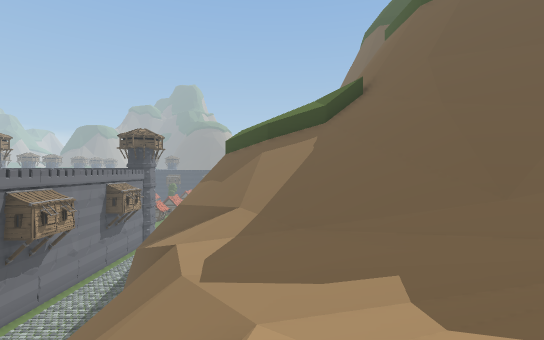
View 1 (above)

16 first-person views from a walk through a 3-D level made in the Unity game engine. The camera is 1.5 m above the floor, looks level and sees 85° across. The floor is counted in squares, 2 m on a side. Each view is taken from the middle of a square. On the plan, view 1 faces up. The plan holds only what a view shows up to about 10 squares ahead; the rest is blank. The place goes on beyond the plan. The player is left out. Some animated figures are left out.

View 2
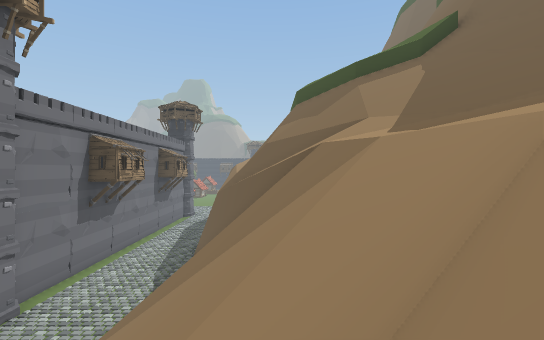

View 3
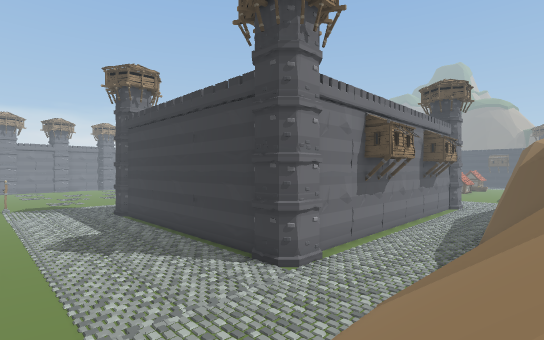

View 4
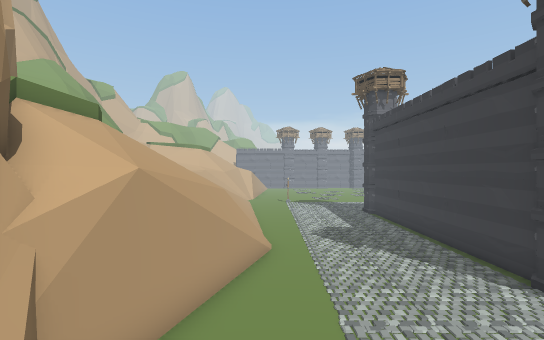

View 5
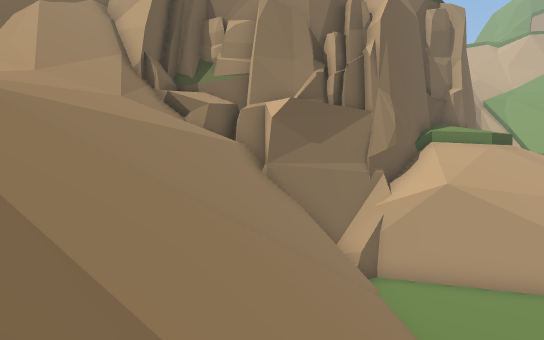

View 6
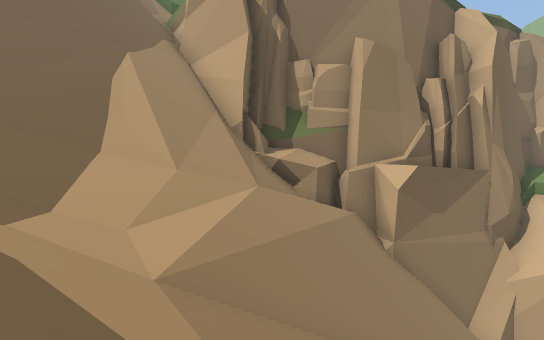

View 7
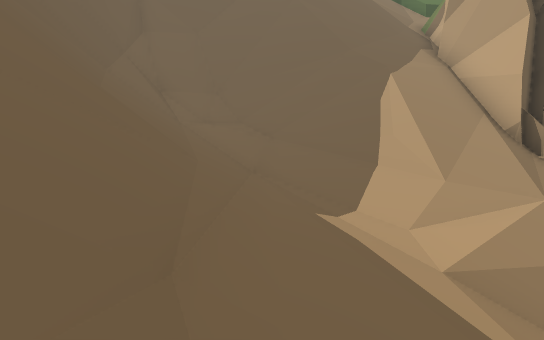

View 8
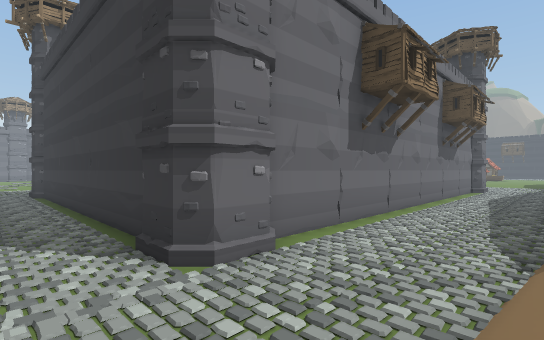

View 9
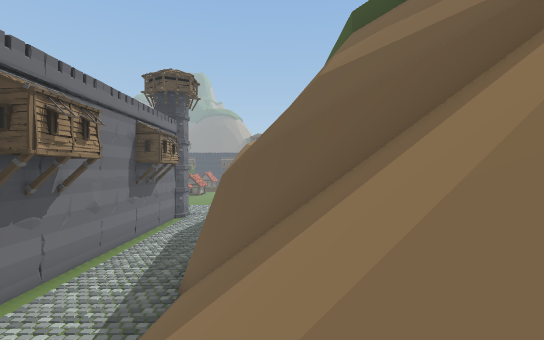

View 10
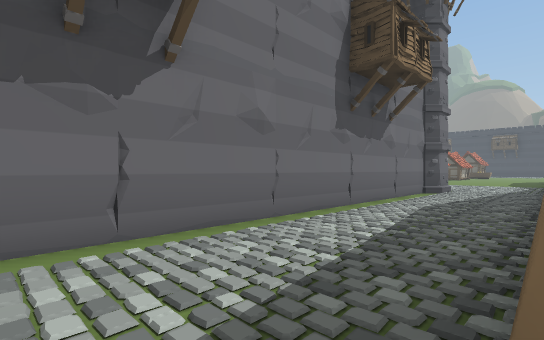

View 11
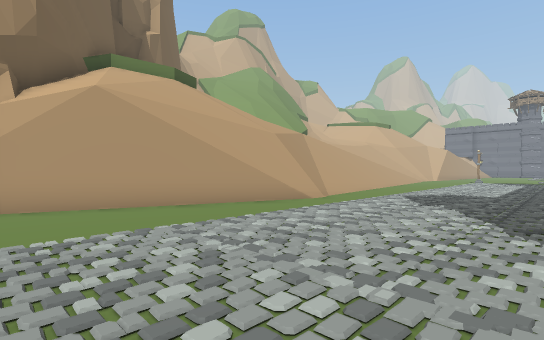

View 12
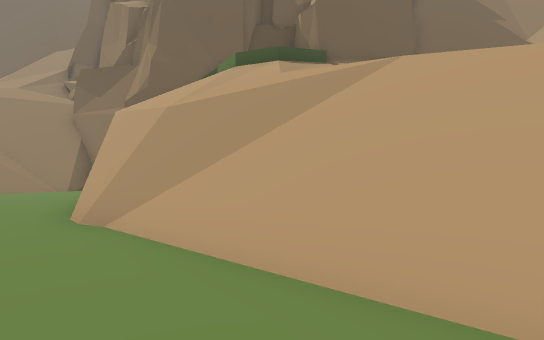

View 13
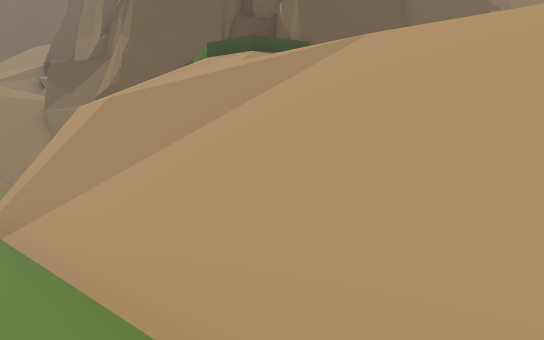

View 14
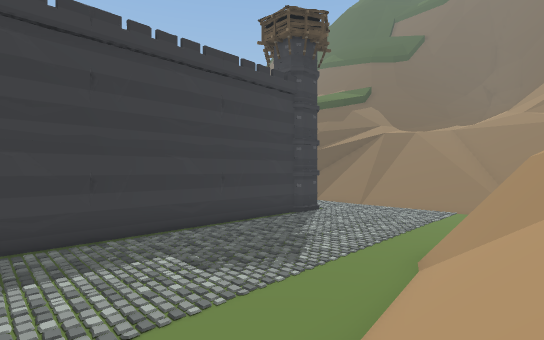

View 15
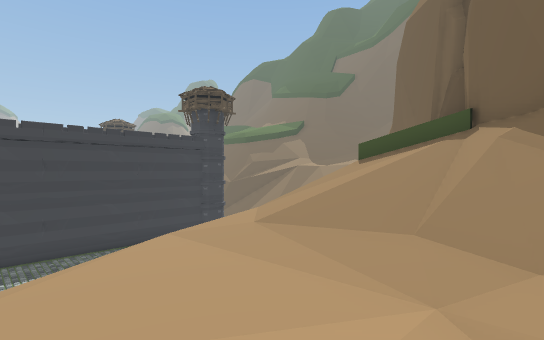

View 16
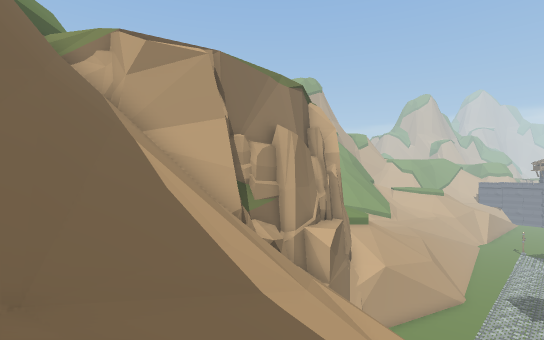

### Floor plan
Key: @ floor where view 1 was taken; # wall or solid block; . main floor; : floor 4.75 m higher than the main floor; + floor 8 m higher than the main floor; * floor 8.75 m higher than the main floor; / step, stairs or slope; = window, fence, low wall or low ledge; ^ raised ledge; v drop or lower ground; T tower; O other object.
Columns run from 20 left of view 1 to 6 right of it. Each row starts with its distance up from view 1.
 23            O
 22           #O
 21           #
 20           #..
 19           #..
 18           #..
 17           #..
 16           #.. #
 15           #...#   #
 14           #...#   #
 13           #...#   ##
 12           #...## v/#
 11           #.../#^v/^
 10           #..//##///^###
  9           #..///#//////##
  8           # .///////////##
  7            T.////////////##
  6 ##########TT./////////////#
  5  ........   ..//////*//////
  4  ............////////*/////
  3  ............//////////////
  2  .............//////+//////
  1  ............//////////////
  0  .............//////@////##
 -1  ////#####....//////////##
 -2 ////#v////v##.#////==///##
 -3 /////////////########////#
 -4 //:::///////##vv ###vv//##
 -5 ::::///^^^^#vvvvvvvv  #/#
 -6 ::::///^  #v         =#/
 -7  :::///^ vv           ##
 -8  ::///#vv              =
 -9 / ://=v
-10      v

Where each view was taken, in squares from view 1:
view 1: 0 up, 0 right, facing up
view 2: 0 up, 3 left, facing up
view 3: 0 up, 4 left, facing up-left
view 4: 0 up, 4 left, facing left
view 5: 6 up, 4 left, facing down
view 6: 5 up, 1 left, facing down
view 7: 6 up, 1 left, facing down-right
view 8: 4 up, 6 left, facing up-left
view 9: 5 up, 4 left, facing up
view 10: 11 up, 6 left, facing up-left
view 11: 5 up, 7 left, facing down-left
view 12: 1 up, 19 left, facing down-right
view 13: 0 up, 19 left, facing down-right
view 14: 2 down, 20 left, facing up-right
view 15: 9 down, 20 left, facing up-right
view 16: 4 up, 5 right, facing down-left
